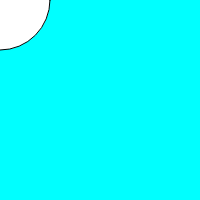
Frame 1 (no input)
Frame 60 (no input): identical to frame 1, image omitted
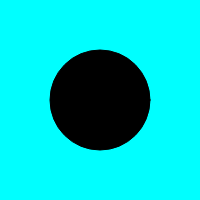
Frame 120 (the mouse pressed at the canvas centre since frame 60)

The p5.js sketch that drew these frames (run headless with seeded random() and noise() and a simulated clock; from frame 60 on, the mouse is pressed at the canvas centre):

// p5.js sketch
// ── sketch.js
function setup() {
  createCanvas(200, 200);
}

function draw() {
  background("aqua");

  //when mouse button is pressed, circles turn black
  if (mouseIsPressed === true) {
    fill(0);
  } else {
    fill(255);
  }

  //white circles drawn at mouse position
  circle(mouseX, mouseY, 100);
}
